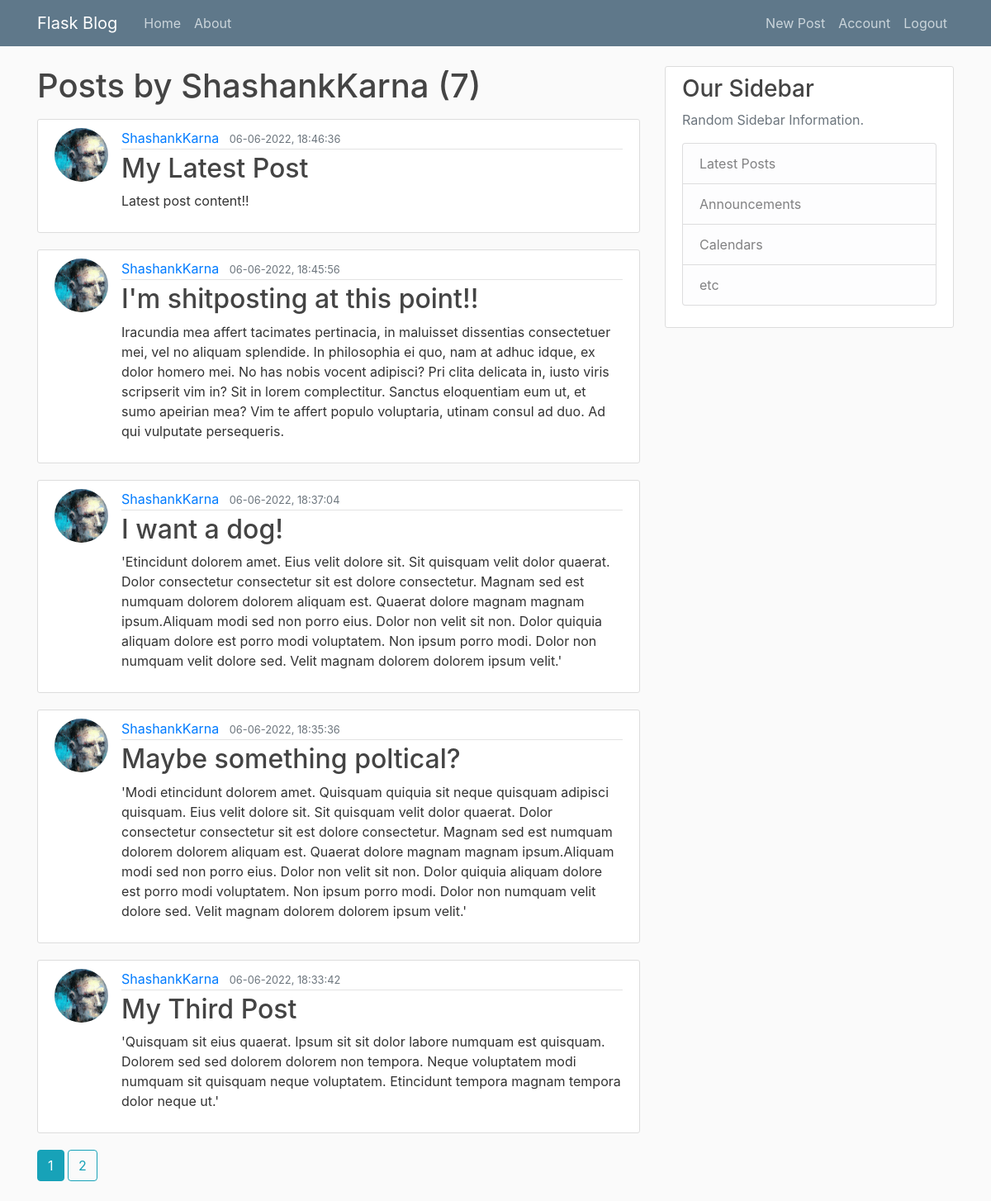
Page /user/ShashankKarna (signed in) on the committed database.
### flaskblog/models.py (models this page shows, shortened)
class User(db.Model, UserMixin):
    id = db.Column(db.Integer, primary_key=True)
    username = db.Column(db.String(20), unique=True, nullable=False)
    email = db.Column(db.String(120), unique=True, nullable=False)
    image_file = db.Column(db.String(20), nullable=False, default="default.jpg")
    password = db.Column(db.String(60), nullable=False)
    posts = db.relationship("Post", backref="author", lazy=True)

class Post(db.Model):
    id = db.Column(db.Integer, primary_key=True)
    title = db.Column(db.String(100), nullable=False)
    date_posted = db.Column(db.DateTime, nullable=False, default=datetime.utcnow)
    content = db.Column(db.Text, nullable=False)
    user_id = db.Column(db.Integer, db.ForeignKey("user.id"), nullable=False)

### flaskblog/routes.py (the view)
@app.route("/user/<string:username>")
def user_posts(username):
    page = request.args.get("page", 1, type=int)
    user = User.query.filter_by(username=username).first_or_404()
    posts = (
        Post.query.filter_by(author=user)
        .order_by(Post.date_posted.desc())
        .paginate(page=page, per_page=5)
    )
    return render_template("user_posts.html", posts=posts, user=user)

### flaskblog/models.py (called while the page is built)
@login_manager.user_loader
def load_user(user_id):
    return User.query.get(int(user_id))

### flaskblog/templates/user_posts.html
{% extends "layout.html" %}
{% block content %}
<h1 class="mb-3">Posts by {{ user.username }}  ({{ posts.total }})</h1>
{% for post in posts.items %}
<article class="media content-section">
    <img class="rounded-circle article-img" src="{{ url_for('static', filename='profile_pics/' + post.author.image_file) }}">
    <div class="media-body">
        <div class="article-metadata">
            <a class="mr-2" href="{{ url_for('user_posts', username=post.author.username) }}">{{ post.author.username }}</a>
            <small class="text-muted">{{ post.date_posted.strftime('%d-%m-%Y, %H:%M:%S') }}</small>
        </div>
        <h2><a class="article-title" href="{{ url_for('post', post_id=post.id) }}">{{ post.title }}</a></h2>
        <p class="article-content">{{ post.content }}</p>
    </div>
</article>
{% endfor %}
{% for page_num in posts.iter_pages(left_edge=1, right_edge=1, left_current=1, right_current=2) %}
    {% if page_num %}
        {% if posts.page == page_num %}
            <a class="btn btn-info mb-4" href="{{ url_for('user_posts', username=user.username, page=page_num) }}">{{ page_num }}</a>
        {% else %}
        <a class="btn btn-outline-info mb-4" href="{{ url_for('user_posts', username=user.username, page=page_num) }}">{{ page_num }}</a>
        {% endif %}
    {% else %}
    ...
    {% endif %}
{% endfor %}
{% endblock content %}

### flaskblog/static/main.css (style rules this page uses)
body { background: #fafafa; color: #333333; margin-top: 5rem; }
h1, h2, h3, h4, h5, h6 { color: #444444; }
.content-section { background: #ffffff; padding: 10px 20px; border: 1px solid #dddddd; border-radius: 3px; margin-bottom: 20px; }
.article-title { color: #444444; }
.article-content { white-space: pre-line; }
.article-img { height: 65px; width: 65px; margin-right: 16px; }
.article-metadata { padding-bottom: 1px; margin-bottom: 4px; border-bottom: 1px solid #e3e3e3 }

### rows in the picture
User: username "ShashankKarna"
Post: image_file (picture), author.username "ShashankKarna", date_posted "06-06-2022, 18:46:36", title "My Latest Post", content "Latest post content!!"
Post: image_file (picture), author.username "ShashankKarna", date_posted "06-06-2022, 18:45:56", title "I'm shitposting at this point!!", content "Iracundia mea affert tacimates pertinacia, in maluisset dissentias consectetuer mei, vel no aliquam splendide. In philosophia ei quo, nam at adhuc idque, ex dolor homero mei. No has nobis vocent adipisci? Pri clita delicata in, iusto viris scripserit vim in? Sit in lorem complectitur. Sanctus eloquentiam eum ut, et sumo apeirian mea? Vim te affert populo voluptaria, utinam consul ad duo. Ad qui vulputate persequeris."
Post: image_file (picture), author.username "ShashankKarna", date_posted "06-06-2022, 18:37:04", title "I want a dog!", content "'Etincidunt dolorem amet. Eius velit dolore sit. Sit quisquam velit dolor quaerat. Dolor consectetur consectetur sit est dolore consectetur. Magnam sed est numquam dolorem dolorem aliquam est. Quaerat dolore magnam magnam ipsum.Aliquam modi sed non porro eius. Dolor non velit sit non. Dolor quiquia aliquam dolore est porro modi voluptatem. Non ipsum porro modi. Dolor non numquam velit dolore sed. Velit magnam dolorem dolorem ipsum velit.'"
Post: image_file (picture), author.username "ShashankKarna", date_posted "06-06-2022, 18:35:36", title "Maybe something poltical?", content "'Modi etincidunt dolorem amet. Quisquam quiquia sit neque quisquam adipisci quisquam. Eius velit dolore sit. Sit quisquam velit dolor quaerat. Dolor consectetur consectetur sit est dolore consectetur. Magnam sed est numquam dolorem dolorem aliquam est. Quaerat dolore magnam magnam ipsum.Aliquam modi sed non porro eius. Dolor non velit sit non. Dolor quiquia aliquam dolore est porro modi voluptatem. Non ipsum porro modi. Dolor non numquam velit dolore sed. Velit magnam dolorem dolorem ipsum velit.'"
Post: image_file (picture), author.username "ShashankKarna", date_posted "06-06-2022, 18:33:42", title "My Third Post", content "'Quisquam sit eius quaerat. Ipsum sit sit dolor labore numquam est quisquam. Dolorem sed sed dolorem dolorem non tempora. Neque voluptatem modi numquam sit quisquam neque voluptatem. Etincidunt tempora magnam tempora dolor neque ut.'"

### other values in the picture
{{ posts.total }} "7"
{{ page_num }} "1"
{{ page_num }} "2"
